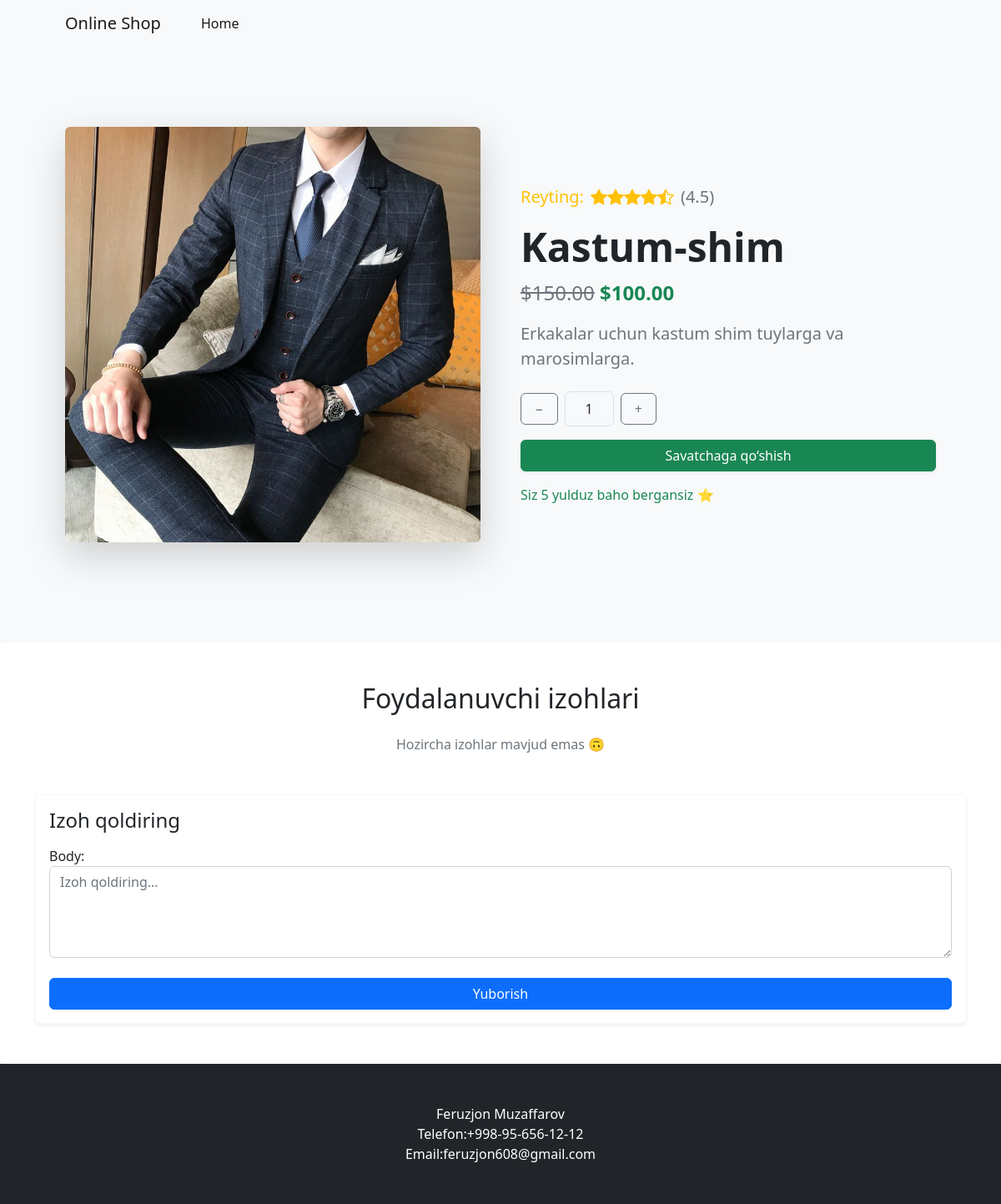
Screenshot of /detail/6/ (signed in) with the database file from the repository.
### app_main/models.py (models this page shows, shortened)
class Product(models.Model):
    name = models.CharField(max_length=100, unique=True)
    description = models.TextField()
    image = models.ImageField(
        upload_to='images/', default='images/default.jpg')
    old_price = models.DecimalField(decimal_places=2, max_digits=10, null=True, blank=True)
    new_price = models.DecimalField(decimal_places=2, max_digits=10)
    is_sale = models.BooleanField(default=False)
    created = models.DateTimeField(auto_now_add=True)

class Rating(models.Model):
    RATING_CHOICES = [(i, i) for i in range(1, 6)]
    product = models.ForeignKey(Product, related_name='ratings', on_delete=models.CASCADE)
    user = models.ForeignKey(UserModel, on_delete=models.CASCADE)
    value = models.IntegerField(choices=RATING_CHOICES)
    created = models.DateTimeField(auto_now_add=True)
    class Meta:
        unique_together = ['product', 'user']

### app_main/views.py (the view)
# urls.py: path('detail/<int:product_id>/', views.product_detail, name='detail'),
def product_detail(request, product_id):
    product = get_object_or_404(Product, id=product_id)
    user_rating = None
    if request.user.is_authenticated:
        user_rating = Rating.objects.filter(product=product, user=request.user).first()
    if request.method == 'POST' and request.user.is_authenticated:
        if 'rating' in request.POST:
            if user_rating:
                messages.info(request, "Siz allaqachon reyting bergansiz.")
            else:
                value = int(request.POST.get('rating'))
                Rating.objects.create(product=product, user=request.user, value=value)
                messages.success(request, "Reytingingiz saqlandi.")
            return redirect(f'/detail/{product_id}#rating-section')
        form = CommentForm(request.POST)
        if form.is_valid():
            comment = form.save(commit=False)
            comment.owner = request.user
            comment.product = product
            comment.save()
            messages.success(request, "Izohingiz muvaffaqiyatli saqlandi.")
            return redirect(f'/detail/{product_id}#comments-section')
    else:
        form = CommentForm()
    ratings = product.ratings.all()
    avg_rating = round(sum(r.value for r in ratings) / ratings.count(), 1) if ratings.exists() else 0
    full_stars = int(avg_rating)
    half_star = 1 if (avg_rating - full_stars) >= 0.5 else 0
    empty_stars = 5 - full_stars - half_star
    context = {
        'product': product,
        'form': form,
        'last_3_comments': product.comment_set.all().order_by('-created')[:5],
        'user_rating': user_rating,
        'avg_rating': avg_rating,
        'full_stars': range(full_stars),
        'half_star': half_star,
        'empty_stars': range(empty_stars),
    }
    return render(request, 'detail.html', context)

### app_main/forms.py
class CommentForm(forms.ModelForm):
    class Meta:
        model = Comment
        fields = ['body']
    def __init__(self, *args, **kwargs):
        super().__init__(*args, **kwargs)
        self.fields['body'].widget.attrs.update({
            'class': 'form-control',
            'rows': 4,
            'placeholder': 'Izoh qoldiring...'
        })

### templates/detail.html (shortened to what this page needs)
{% extends 'base.html' %}
{% load humanize %}
{% load static %}
{% block content %}
<section class="py-5 bg-light">
    <div class="container my-5 px-4 px-lg-5">
        <div class="row gx-5 align-items-center">
            <div class="col-md-6 mb-4">
                <img class="img-fluid rounded shadow-lg" src="{{ product.image.url }}" alt="{{ product.name }}" />
            </div>
            <div class="col-md-6">
                <div class="d-flex align-items-center mb-3 text-warning fs-5" id="rating-section">
    <span class="me-2">Reyting:</span>
    {% for _ in full_stars %}
        <i class="bi bi-star-fill"></i>
    {% endfor %}
    {% if half_star %}
        <i class="bi bi-star-half"></i>
    {% endif %}
    <span class="ms-2 text-muted">({{ avg_rating|floatformat:1 }})</span>
</div>
                <h1 class="display-5 fw-bold text-dark">{{ product.name }}</h1>
                <div class="fs-4 mb-3 text-success">
                    {% if product.old_price %}
                        <span class="text-muted text-decoration-line-through">${{ product.old_price|intcomma }}</span>
                    {% endif %}
                    <span class="fw-bold">${{ product.new_price|intcomma }}</span>
                </div>
                <p class="lead text-muted mb-4">{{ product.description|linebreaksbr|truncatechars:150 }}</p>
                <form method="post" action="{% url 'add_to_cart' product.id %}">
                    {% if user.is_authenticated %}
                        <div class="d-flex align-items-center mb-3 gap-2">
                            <button id="decrement-btn" type="button" class="btn btn-outline-secondary px-3">−</button>
                            <span id="quantity" class="px-4 py-2 border rounded bg-light">1</span>
                            <button id="increment-btn" type="button" class="btn btn-outline-secondary px-3">+</button>
                        </div>
                        <button class="btn btn-success w-100 shadow-sm" type="submit">Savatchaga qo‘shish</button>
                    {% else %}
                        <div class="alert alert-warning">
                            <a href="{% url 'login' %}?next={{ request.path }}">Hisobingizga kiring</a> mahsulotni savatchaga qo‘shish uchun.
                        </div>
                    {% endif %}
                </form>
                {% if user.is_authenticated %}
                    {% if not user_rating %}
                        <div class="mt-4">
                            <form method="post" action="#rating-section">
                                {% csrf_token %}
                                <div class="d-flex gap-3 justify-content-start">
                                    {% for i in "12345" %}
                                        <label>
                                            <input type="radio" name="rating" value="{{ forloop.counter }}" hidden onchange="this.form.submit()">
                                            <i class="bi bi-star fs-3 text-warning" style="cursor: pointer;"></i>
                                        </label>
                                    {% endfor %}
                                </div>
                            </form>
                        </div>
                    {% else %}
                        <div class="mt-3 text-success">
                            Siz {{ user_rating.value }} yulduz baho bergansiz ⭐
                        </div>
                    {% endif %}
                {% else %}
                    <div class="mt-3">
                        <a href="{% url 'login' %}?next={{ request.path }}">Reyting berish uchun hisobingizga kiring</a> .
                    </div>
                {% endif %}
            </div>
        </div>
    </div>
</section>
<section class="bg-white py-5 shadow-sm rounded-3">
    <div class="container" id="comments-section">
        <h2 class="text-center mb-4 text-dark">Foydalanuvchi izohlari</h2>
        {% if last_3_comments %}
            {% for comment in last_3_comments %}
                <div class="card shadow-sm mb-3 border-light">
                    <div class="card-body">
                        <h5 class="card-title">{{ comment.owner.first_name }} {{ comment.owner.last_name }}</h5>
                        <p class="card-text">{{ comment.body|linebreaksbr }}</p>
                        <p class="text-muted"><small>{{ comment.created|timesince }} oldin</small></p>
                    </div>
                </div>
            {% endfor %}
        {% else %}
            <p class="text-center text-muted">Hozircha izohlar mavjud emas 🙃</p>
        {% endif %}
        {% if user.is_authenticated %}
            <div class="card mt-5 shadow-sm border-light">
                <div class="card-body">
                    <h4 class="mb-3">Izoh qoldiring</h4>
                    <form method="post" action="">
                        {{ form.as_p }}
                        <button type="submit" class="btn btn-primary mt-2 w-100">Yuborish</button>
                    </form>
                </div>
            </div>
        {% else %}
            <div class="text-center mt-4">
                <a href="{% url 'login' %}">Izoh qoldirish uchun hisobingizga kiring</a>.
            </div>
        {% endif %}
    </div>
</section>
{% endblock %}

### rows the page displays
Product: image (picture), name "Kastum-shim", old_price "150.00", new_price "100.00", description "Erkakalar uchun kastum shim tuylarga va marosimlarga."
Rating: value "5"

### other values shown
{{ avg_rating|floatformat:1 }} "4.5"
